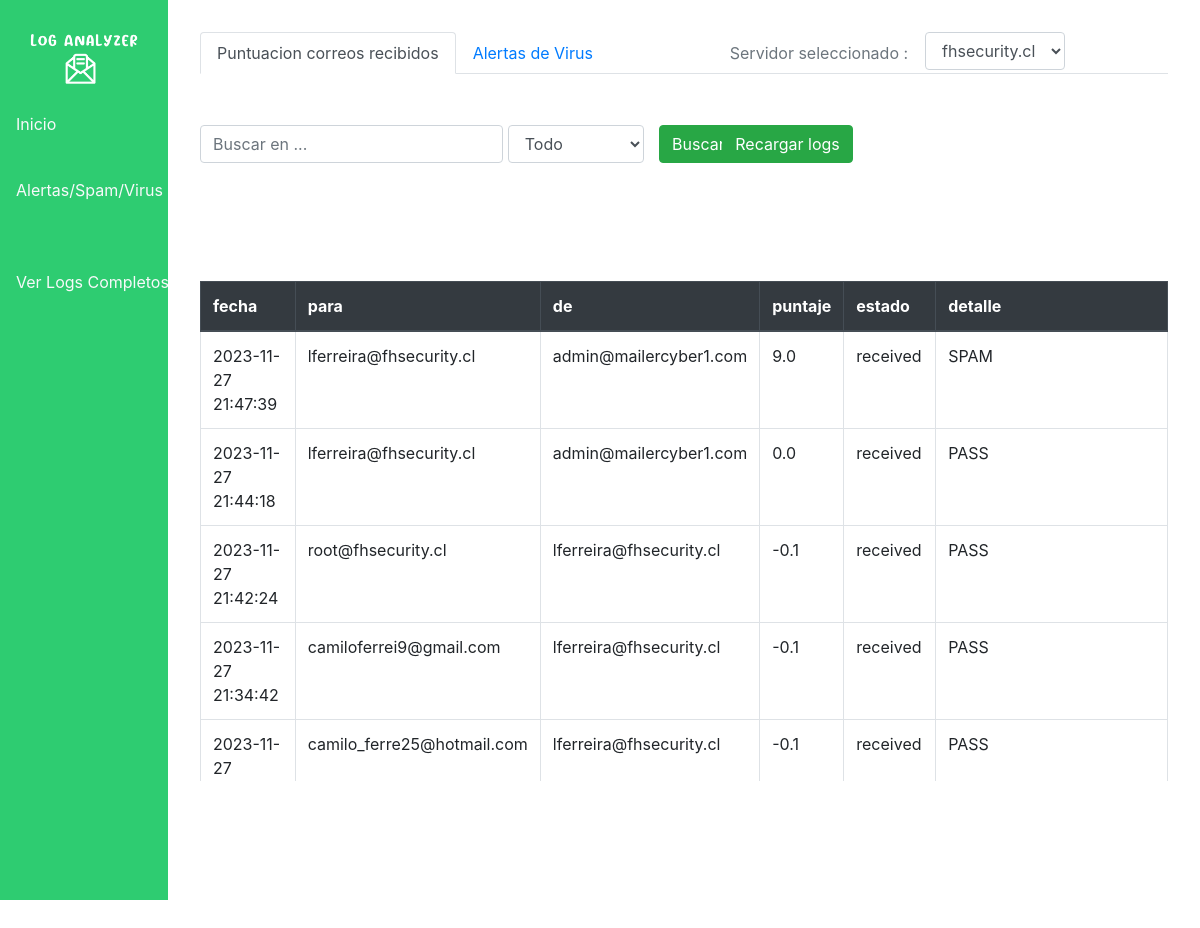
The page /inboxLog/spam on the database its author committed.
### tables this page shows
CREATE TABLE Servidor( id_host int  not null, 
							       hostname varchar(100) , 
								   ip varchar(100),
								   usuario varchar(100), 
								   clave varchar(100), 
								   fecha_act date, 
								   PRIMARY KEY (id_host));

CREATE TABLE Alertas_Spam( id_host int not null,
													 fecha date,
													 para varchar,
													 de varchar,
													 puntaje varchar,
													 estado varchar,
													 detalle varchar
													 );

### route_logBox.py (the view, shortened to what this page needs)
@page_inbox.route("/inboxLog/<tipo>")
def inboxLog(tipo="spam"):
	hosts = getHosts()
	if(tipo == str("spam")):
		spam = db.getSpam(0)
		if( spam == []):
			spam = SpamCheck(hosts[0])
			for s in spam:
				s['id_host'] = 0
			db.insertarSpam(spam)
		return render_template('analyze_spam.html',url=request.url_root,dic=spam,hosts=hosts)

### database.py (called while the page is built)
	def getSpam(self,id_host):
		query = f"SELECT * FROM Alertas_Spam where id_host = '{id_host}'"
		data = []
		self._cur.execute(query)
		rows = self._cur.fetchall()
		keys = ['id_host','fecha','para','de','puntaje','estado','detalle']
		for row in rows:
			dic = {}
			for i in range(len(row)):
				dic[keys[i]] = row[i]
			data.append(dic)
		return data

	def getServidores(self):
		query = '''
			SELECT * FROM Servidor;
		'''
		data = []
		self._cur.execute(query)
		rows = self._cur.fetchall()
		keys = ['id_host','hostname','ip','usuario','clave','fecha_act']
		for row in rows:
			dic = {}
			for i in range(len(row)):
				dic[keys[i]] = row[i]
			data.append(dic)
		return data

### route_logBox.py (called while the page is built)
def getHosts():
	servidores = db.getServidores()
	aHost = []
	for serv in servidores:
		aHost.append(serv['hostname'])
	return aHost

### templates/analyze_spam.html (shortened to what this page needs)
{% extends './layout.html' %}
{% block div %}
	<div class="row" style="height: 800px;">
		<div class="col-lg-12">
			<ul class="nav nav-tabs">
			  <li class="nav-item">
			    <a class="nav-link active" aria-current="page" href="{{url}}inboxLog/spam">Puntuacion correos recibidos</a>
			  </li>
			  <li class="nav-item">
			    <a class="nav-link" href="{{url}}inboxLog/virus">Alertas de Virus</a>
			  </li>
			  <li class="nav-item ml-auto">
			    <a class="nav-link disabled" href="#">Servidor seleccionado : </a>
			  </li>
			  <li class="mr-auto">
			  	<select class="form-control" id="sel_host">
			  		{% for i in range( hosts | length ) %}
			  			<option value='{{i}}'>{{hosts[i]}}</option>
			  		{% endfor %}
			  	</select>
			  </li>
			</ul>
		</div>
		<div class="col-12">
			<form action="javascript:void(0)">
				<div class="form-group">
					<div class="row w-80">
						<div class="col-lg-6">
							<div class="row" id="box_input">
								<div class="col-lg-8">
									<input class="form-control"  type="text" name="search" placeholder="Buscar en ...">
								</div>
								<div class="col-lg-4" id="sel_servidor">
									<select class="form-control">
										<option>Todo</option>
									</select>
								</div>
							</div>
						</div>
						<div class="col-lg-1" style="margin-left: -4%;">
							<button class="btn btn-success">Buscar</button>
						</div>
						<div class="col-lg-2" style="margin-left: -2%;">
							<button id="reload" onclick="update(true)" class="btn btn-success"> Recargar logs</button>
						</div>
					</div>
				</div>
			</form>
		</div>
		<div class="col-12">
		</div>
		<div class="col-12">
			<div class="scroll">
				<table class="table table-bordered table-hover" >
 					<thead class="thead-dark">
						<tr>
							{% for key in dic[0] %}
								{% if key != 'id_host' %}
									<th space="col">{{key}} </th>
								{% endif %}
							{% endfor %}
						</tr>
					</thead>
					<tbody id="dataBody" >
						{% for item in dic %}
							<tr class="{{item['Status']}}">
								{% for key in item %}
								 	{% if key != 'id_host' %}
										<td>{{item[key]}}</td>
								 	{% endif %}
								{% endfor %}
							</tr>
					    {% endfor %}
					</tbody>
				</table>
			</div>
		</div>
		<br>
	</div>
{% endblock %}

### templates/layout.html (shortened to what this page needs)
<!DOCTYPE html>
<html>
	<head>
		<link rel="stylesheet" type="text/css" href="{{url_for('static',filename='css/index.css')}}">
		<link rel="stylesheet" href="https://cdn.jsdelivr.net/npm/bootstrap@4.3.1/dist/css/bootstrap.min.css"/>
		<link href="https://unpkg.com/ionicons@4.5.10-0/dist/css/ionicons.min.css" rel="stylesheet">
	</head>
	<body>
		<div class="d-flex">
			<div id="sidebar-container" >
				<div class="Logo">
					<img class="img-fluid" src="/static/img/logo_sinfondo.png">
				</div>
				<div class="menu">
					<a href="/" class="d-block text-light p-2" > Inicio</a>
					<br>
					<a href="/inboxLog/spam" class="d-block text-light p-2">Alertas/Spam/Virus </a>
					<br>
					<br>
					<a href="/showLog" class="d-block text-light p-2">Ver Logs Completos</a>
				</div>
			</div>
			<div id="contenido" style="height: 790px;">
				{% block div %}
				{% endblock %}
			</div>
		</div>
	</body>
</html>

### static/css/index.css (style rules this page uses)
body { overflow: hidden; font-family: 'Mulish', sans-serif; font-weight: 300; height: 900px; }
.d-flex { height: 100%; }
#contenido { width: 100%; padding: 2rem 2rem 2rem 2rem; overflow: auto; }
#sidebar-container { background: #2ECC71; width: 14%; }
#sidebar-container .Logo { padding: .875rem 1.25rem; }
#sidebar-container .menu { width : 18vh; }
.scroll { width: 100%; height: 500px; overflow: auto; }

### templates/analyze_spam.html (style rules this page uses)
#sel_servidor { margin-left: -5%; }

### rows shown on the page
Servidor: hostname "fhsecurity.cl"
Alertas_Spam: fecha "2023-11-27 21:47:39" "lferreira@fhsecurity.cl" "admin@mailercyber1.com" "9.0" "received" "SPAM"
Alertas_Spam: fecha "2023-11-27 21:44:18" "lferreira@fhsecurity.cl" "admin@mailercyber1.com" "0.0" "received" "PASS"
Alertas_Spam: fecha "2023-11-27 21:42:24" "root@fhsecurity.cl" "lferreira@fhsecurity.cl" "-0.1" "received" "PASS"
Alertas_Spam: fecha "2023-11-27 21:34:42" "camiloferrei9@gmail.com" "lferreira@fhsecurity.cl" "-0.1" "received" "PASS"
Alertas_Spam: fecha "2023-11-27…" "camilo_ferre25@hotmail.com" "lferreira@fhsecurity.cl" "-0.1" "received" "PASS"

### other values the page prints
{{ key }} "fecha" "para" "de" "puntaje" "estado" "detalle"
